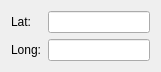
     <widget class="QWidget" name="formLayoutWidget_9">
      <property name="geometry">
       <rect>
        <x>1750</x>
        <y>19</y>
        <width>161</width>
        <height>54</height>
       </rect>
      </property>
      <property name="sizePolicy">
       <sizepolicy hsizetype="Maximum" vsizetype="Preferred">
        <horstretch>0</horstretch>
        <verstretch>0</verstretch>
       </sizepolicy>
      </property>
      <layout class="QFormLayout" name="formLayout_9">
       <item row="0" column="0">
        <widget class="QLabel" name="latLabel">
         <property name="sizePolicy">
          <sizepolicy hsizetype="Maximum" vsizetype="Preferred">
           <horstretch>0</horstretch>
           <verstretch>0</verstretch>
          </sizepolicy>
         </property>
         <property name="text">
          <string>Lat: </string>
         </property>
        </widget>
       </item>
       <item row="0" column="1">
        <widget class="QLineEdit" name="mission_plan_map_mouse_over_lat_LineEdit">
         <property name="sizePolicy">
          <sizepolicy hsizetype="Maximum" vsizetype="Fixed">
           <horstretch>0</horstretch>
           <verstretch>0</verstretch>
          </sizepolicy>
         </property>
        </widget>
       </item>
       <item row="1" column="0">
        <widget class="QLabel" name="long_label">
         <property name="sizePolicy">
          <sizepolicy hsizetype="Maximum" vsizetype="Preferred">
           <horstretch>0</horstretch>
           <verstretch>0</verstretch>
          </sizepolicy>
         </property>
         <property name="text">
          <string>Long:</string>
         </property>
        </widget>
       </item>
       <item row="1" column="1">
        <widget class="QLineEdit" name="mission_plan_map_mouse_over_long_LineEdit">
         <property name="sizePolicy">
          <sizepolicy hsizetype="Maximum" vsizetype="Fixed">
           <horstretch>0</horstretch>
           <verstretch>0</verstretch>
          </sizepolicy>
         </property>
        </widget>
       </item>
      </layout>
     </widget>
